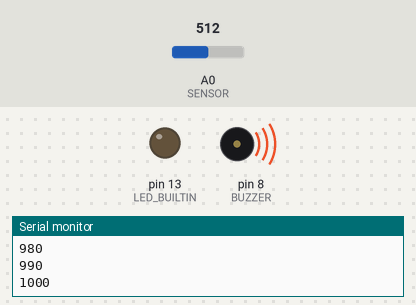
Bench run of a sketch on a simulated Arduino Uno, built with avr-gcc and run on an emulated ATmega328P. Parts: output pins drawn as LEDs (lit = HIGH), buzzer (waves = sounding), the last lines printed to the serial monitor. The test bench sets the inputs (shaded band); at power-on: A0 (SENSOR) = 512.

Above: at 2.2 s.
2.3 s: A0 (SENSOR) set to 136
At 3.4 s:
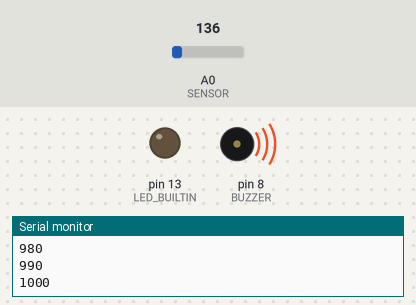
4.3 s: A0 (SENSOR) set to 118
At 6.0 s:
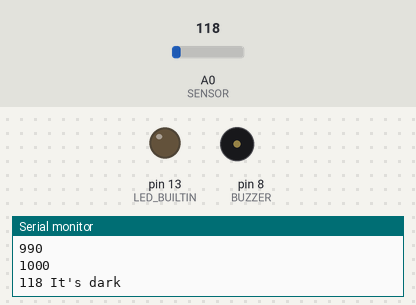
7.1 s: A0 (SENSOR) set to 306
At 8.8 s:
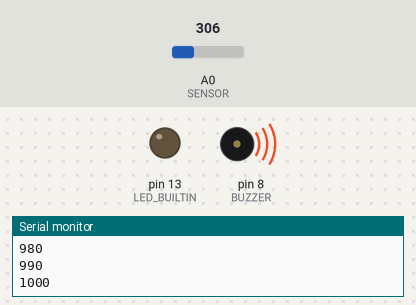
9.1 s: A0 (SENSOR) set to 122
At 9.5 s:
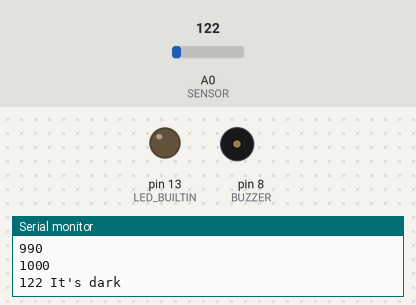
Timing chart, 0 to 12.1 s (numbered marks = the images above; inputs shaded):
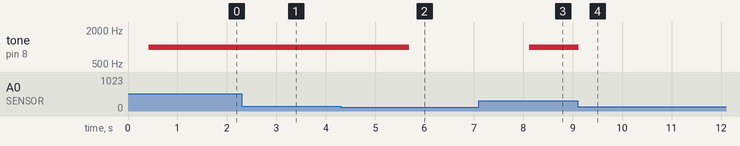

The sketch:

ambient_sensor_alarm.ino
```cpp
// C++ code
//
const int dark = 130; //set dark parameters
const int sound = 2093; //set noise to play

const int SENSOR = A0; //emitter , collector connected to GND through 10k resistor
const int BUZZER = 8;

void setup()
{
  pinMode(LED_BUILTIN, OUTPUT);
  pinMode(BUZZER, OUTPUT);
  pinMode(SENSOR, INPUT);
  Serial.begin(9600);
}

void loop()
{
  int light = analogRead(SENSOR);
  if (light < dark) {
    Serial.print(light);
    Serial.println(" It's dark");
    noTone(8);
  }
  else {
    Serial.print(light);
    Serial.println(" It's light");
    for(int freq = 100; freq < 1010; freq+=10){
       Serial.println(freq);
       tone(BUZZER, freq);
    }
   	// tone(BUZZER, sound);

	}
  delay(1000);
}
```

Measured:
- the behaviour switches between 130 and 129 on A0 (SENSOR) (found by bisection; images 1 and 2)
- after the input at 2.3 s, tone on pin 8 (BUZZER): stays 1000 Hz (without the input it goes to 240 Hz after 2.0 s)
- after the input at 4.3 s, tone on pin 8 (BUZZER): 1000 Hz → silent after 1.4 s
- after the input at 7.1 s, tone on pin 8 (BUZZER): silent → 1000 Hz after 1.0 s
- after the input at 9.1 s, tone on pin 8 (BUZZER): 1000 Hz → silent at once
